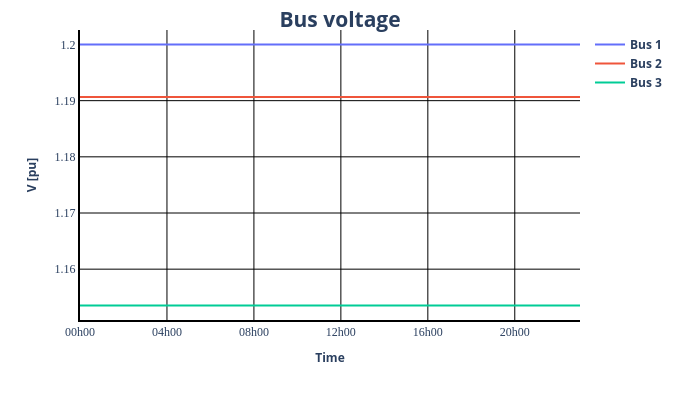
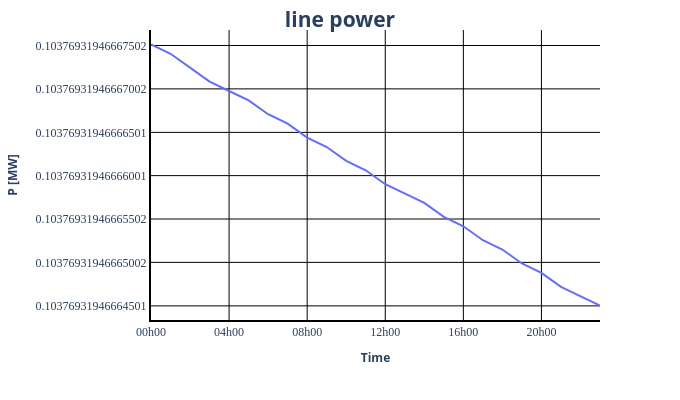
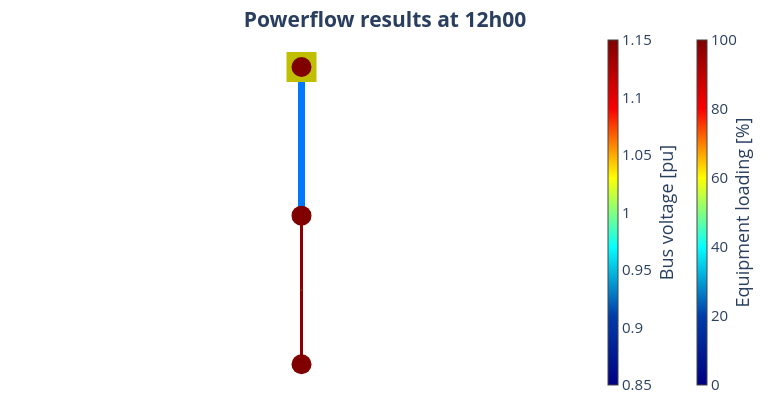

Source (notebook cell) for these figures, in order:
### Markdown cell above
Finally, we can run times series simulation and plot results – as follows:

### Code cell
result_df = pp_sim.run_time_simulation(net=net)
print()
pp_plot.plot_timeseries_result(
    data_df=result_df["res_bus.vm_pu"],
    ylabel="V [pu]",
    plot_title="Bus voltage",
    # filename="voltage_result",
)
print()
pp_plot.plot_timeseries_result(
    data_df=result_df["res_line.p_from_mw"],
    ylabel="P [MW]",
    plot_title="line power",
    # filename="line_result",
)
print()
pp_plot.plot_timestamps_powerflow_result(
    net=net,
    plot_time=time(hour=12),  # filename="net_result_12h",
)

### Figure 1 — Plotly figure (JSON) as saved in the notebook; plotly's stock layout.template omitted (floating-point values rounded to 4 significant figures)
{"data": [{"hovertemplate": "<b>Bus 1<br>V [pu]: %{y:.2f}<br>Time: %{text}<b><extra></extra>", "mode": "lines", "name": "<b>Bus 1<b>", "text": ["00h00", "01h00", "02h00", "03h00", "04h00", "05h00", "06h00", "07h00", "08h00", "09h00", "10h00", "11h00", "12h00", "13h00", "14h00", "15h00", "16h00", "17h00", "18h00", "19h00", "20h00", "21h00", "22h00", "23h00"], "type": "scatter", "x": [0, 1, 2, 3, 4, 5, 6, 7, 8, 9, 10, 11, 12, 13, 14, 15, 16, 17, 18, 19, 20, 21, 22, 23], "y": [1.2, 1.2, 1.2, 1.2, 1.2, 1.2, 1.2, 1.2, 1.2, 1.2, 1.2, 1.2, 1.2, 1.2, 1.2, 1.2, 1.2, 1.2, 1.2, 1.2, 1.2, 1.2, 1.2, 1.2]}, {"hovertemplate": "<b>Bus 2<br>V [pu]: %{y:.2f}<br>Time: %{text}<b><extra></extra>", "mode": "lines", "name": "<b>Bus 2<b>", "text": ["00h00", "01h00", "02h00", "03h00", "04h00", "05h00", "06h00", "07h00", "08h00", "09h00", "10h00", "11h00", "12h00", "13h00", "14h00", "15h00", "16h00", "17h00", "18h00", "19h00", "20h00", "21h00", "22h00", "23h00"], "type": "scatter", "x": [0, 1, 2, 3, 4, 5, 6, 7, 8, 9, 10, 11, 12, 13, 14, 15, 16, 17, 18, 19, 20, 21, 22, 23], "y": [1.191, 1.191, 1.191, 1.191, 1.191, 1.191, 1.191, 1.191, 1.191, 1.191, 1.191, 1.191, 1.191, 1.191, 1.191, 1.191, 1.191, 1.191, 1.191, 1.191, 1.191, 1.191, 1.191, 1.191]}, {"hovertemplate": "<b>Bus 3<br>V [pu]: %{y:.2f}<br>Time: %{text}<b><extra></extra>", "mode": "lines", "name": "<b>Bus 3<b>", "text": ["00h00", "01h00", "02h00", "03h00", "04h00", "05h00", "06h00", "07h00", "08h00", "09h00", "10h00", "11h00", "12h00", "13h00", "14h00", "15h00", "16h00", "17h00", "18h00", "19h00", "20h00", "21h00", "22h00", "23h00"], "type": "scatter", "x": [0, 1, 2, 3, 4, 5, 6, 7, 8, 9, 10, 11, 12, 13, 14, 15, 16, 17, 18, 19, 20, 21, 22, 23], "y": [1.154, 1.154, 1.154, 1.154, 1.154, 1.154, 1.154, 1.154, 1.154, 1.154, 1.154, 1.154, 1.154, 1.154, 1.154, 1.154, 1.154, 1.154, 1.154, 1.154, 1.154, 1.154, 1.154, 1.154]}], "layout": {"font": {"size": 15}, "height": 400, "legend": {"font": {"size": 12}}, "margin": {"t": 30}, "paper_bgcolor": "white", "plot_bgcolor": "white", "title": {"text": "<b>Bus voltage<b>", "x": 0.5, "xanchor": "center", "y": 0.97, "yanchor": "top"}, "width": 680, "xaxis": {"gridcolor": "black", "gridwidth": 1, "linecolor": "black", "linewidth": 2, "showgrid": true, "showline": true, "tickfont": {"family": "Arial Black", "size": 12}, "tickmode": "array", "ticktext": ["00h00", "04h00", "08h00", "12h00", "16h00", "20h00"], "tickvals": [0, 4, 8, 12, 16, 20], "title": {"font": {"size": 12}, "text": "<b>Time<b>"}, "zeroline": false}, "yaxis": {"gridcolor": "black", "gridwidth": 1, "linecolor": "black", "linewidth": 2, "showgrid": true, "showline": true, "tickfont": {"family": "Arial Black", "size": 12}, "title": {"font": {"size": 12}, "text": "<b>V [pu]<b>"}, "zeroline": false}}}

### Figure 2 — Plotly figure (JSON) as saved in the notebook; plotly's stock layout.template omitted (floating-point values rounded to 4 significant figures)
{"data": [{"hovertemplate": "<b>Line<br>P [MW]: %{y:.2f}<br>Time: %{text}<b><extra></extra>", "mode": "lines", "name": "<b>Line<b>", "text": ["00h00", "01h00", "02h00", "03h00", "04h00", "05h00", "06h00", "07h00", "08h00", "09h00", "10h00", "11h00", "12h00", "13h00", "14h00", "15h00", "16h00", "17h00", "18h00", "19h00", "20h00", "21h00", "22h00", "23h00"], "type": "scatter", "x": [0, 1, 2, 3, 4, 5, 6, 7, 8, 9, 10, 11, 12, 13, 14, 15, 16, 17, 18, 19, 20, 21, 22, 23], "y": [0.1038, 0.1038, 0.1038, 0.1038, 0.1038, 0.1038, 0.1038, 0.1038, 0.1038, 0.1038, 0.1038, 0.1038, 0.1038, 0.1038, 0.1038, 0.1038, 0.1038, 0.1038, 0.1038, 0.1038, 0.1038, 0.1038, 0.1038, 0.1038]}], "layout": {"font": {"size": 15}, "height": 400, "legend": {"font": {"size": 12}}, "margin": {"t": 30}, "paper_bgcolor": "white", "plot_bgcolor": "white", "title": {"text": "<b>line power<b>", "x": 0.5, "xanchor": "center", "y": 0.97, "yanchor": "top"}, "width": 680, "xaxis": {"gridcolor": "black", "gridwidth": 1, "linecolor": "black", "linewidth": 2, "showgrid": true, "showline": true, "tickfont": {"family": "Arial Black", "size": 12}, "tickmode": "array", "ticktext": ["00h00", "04h00", "08h00", "12h00", "16h00", "20h00"], "tickvals": [0, 4, 8, 12, 16, 20], "title": {"font": {"size": 12}, "text": "<b>Time<b>"}, "zeroline": false}, "yaxis": {"gridcolor": "black", "gridwidth": 1, "linecolor": "black", "linewidth": 2, "showgrid": true, "showline": true, "tickfont": {"family": "Arial Black", "size": 12}, "title": {"font": {"size": 12}, "text": "<b>P [MW]<b>"}, "zeroline": false}}}

### Figure 3 — Plotly figure (JSON) as saved in the notebook; plotly's stock layout.template omitted (floating-point values rounded to 4 significant figures)
{"data": [{"hoverinfo": "text", "legendgroup": "Transformers", "line": {"color": "rgb(0.0,120.5,255.0)", "width": 7}, "mode": "lines", "name": "Transformers", "showlegend": true, "text": "Trafo<br>Loading: 24.6 %", "type": "scatter", "x": [0, 0, 0], "y": [0, -0.5, -1]}, {"hoverinfo": "text", "legendgroup": "Transformers", "marker": {"color": "rgb(0.0,120.5,255.0)", "size": 1, "symbol": "circle"}, "mode": "markers", "name": "edge_center", "showlegend": false, "text": ["Trafo<br>Loading: 24.6 %"], "type": "scatter", "x": [0], "y": [-0.5]}, {"hoverinfo": "text", "legendgroup": "lines", "line": {"color": "rgb(141.13636363636363,0.0,0.0)", "dash": "solid", "width": 3}, "mode": "lines", "name": "lines", "showlegend": true, "text": "Line<br>Loading: 98.5 %", "type": "scatter", "x": [0, 0, 0], "y": [-1, -1.5, -2]}, {"marker": {"cmax": 100, "cmin": 0, "color": "rgb(255,255,255)", "colorbar": {"thickness": 10, "title": {"side": "right", "text": "Equipment loading [%]"}, "x": 1.15}, "colorscale": [[0, "rgb(0,0,131)"], [0.2, "rgb(0,60,170)"], [0.4, "rgb(5,255,255)"], [0.6, "rgb(255,255,0)"], [0.8, "rgb(250,0,0)"], [1, "rgb(128,0,0)"]], "opacity": 0, "size": 0}, "mode": "markers", "type": "scatter", "x": [0], "y": [-1]}, {"hoverinfo": "text", "legendgroup": "lines", "marker": {"color": "rgb(128, 128, 128)", "size": 1, "symbol": "circle"}, "mode": "markers", "name": "edge_center", "showlegend": false, "text": ["Line<br>Loading: 98.5 %"], "type": "scatter", "x": [0], "y": [-1.5]}, {"hoverinfo": "text", "marker": {"color": "rgb(191, 191, 0)", "size": 30, "symbol": "square"}, "mode": "markers", "name": "Ext grid", "text": ["ext_grid"], "type": "scatter", "x": [0], "y": [0]}, {"hoverinfo": "text", "marker": {"cmax": 1.15, "cmin": 0.85, "color": [1.2, 1.191, 1.154], "colorbar": {"thickness": 10, "title": {"side": "right", "text": "Bus voltage [pu]"}, "x": 1}, "colorscale": [[0, "rgb(0,0,131)"], [0.2, "rgb(0,60,170)"], [0.4, "rgb(5,255,255)"], [0.6, "rgb(255,255,0)"], [0.8, "rgb(250,0,0)"], [1, "rgb(128,0,0)"]], "size": 20, "symbol": "circle"}, "mode": "markers", "name": "buses", "text": ["Bus 1<br>V: 1.2 pu", "Bus 2<br>V: 1.191 pu", "Bus 3<br>V: 1.154 pu"], "type": "scatter", "x": [0, 0, 0], "y": [0, -1, -2]}], "layout": {"font": {"size": 15}, "height": 400, "hovermode": "closest", "legend": {"font": {"size": 12}, "itemsizing": "constant"}, "margin": {"b": 5, "l": 5, "r": 5, "t": 30}, "paper_bgcolor": "white", "plot_bgcolor": "white", "showlegend": false, "title": {"text": "<b>Powerflow results at 12h00<b>", "x": 0.5, "xanchor": "center", "y": 0.97, "yanchor": "top"}, "width": 770, "xaxis": {"showgrid": false, "showticklabels": false, "tickfont": {"family": "Arial Black", "size": 12}, "title": {"font": {"size": 12}}, "zeroline": false}, "yaxis": {"showgrid": false, "showticklabels": false, "tickfont": {"family": "Arial Black", "size": 12}, "title": {"font": {"size": 12}}, "zeroline": false}}}
